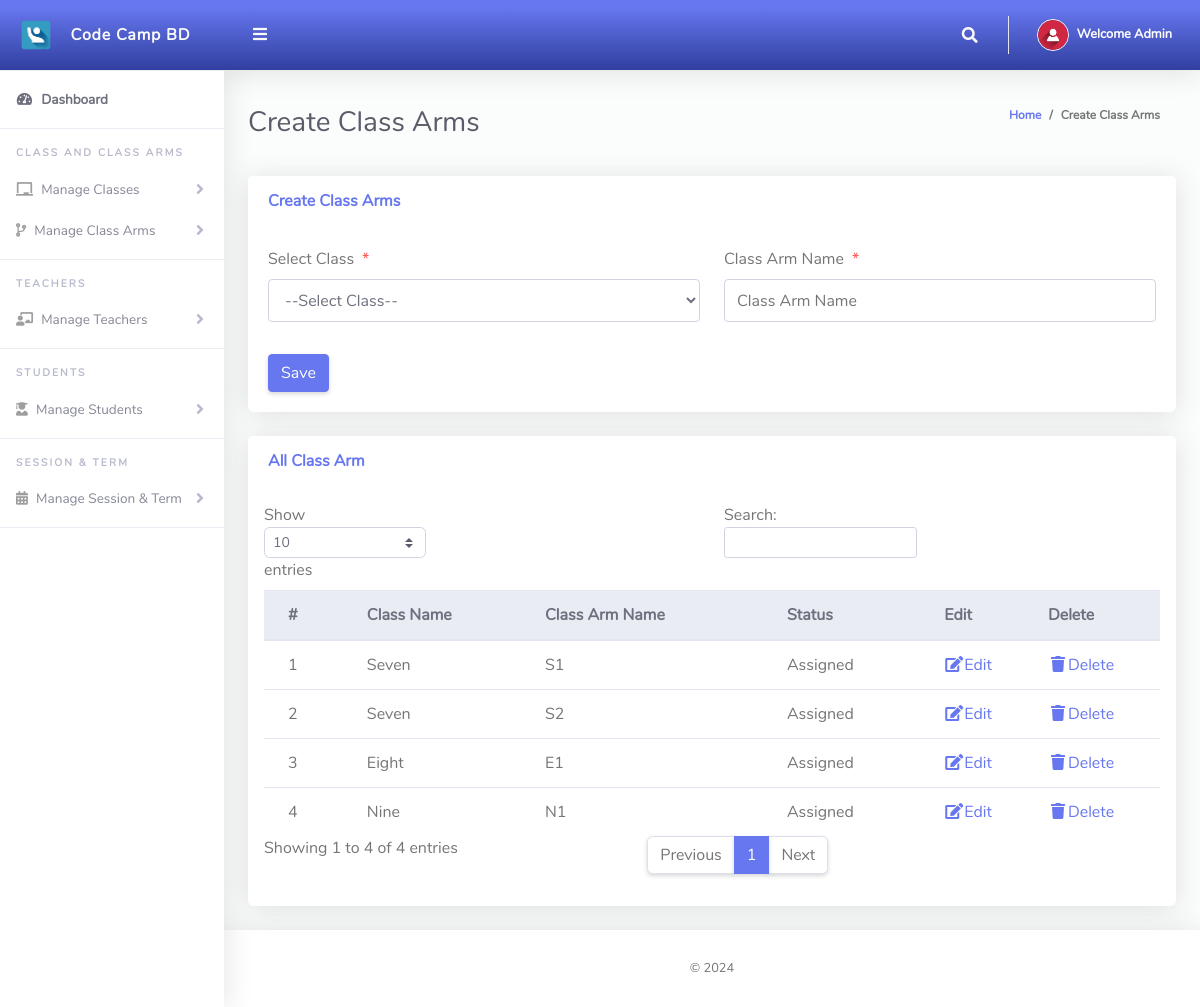
Before: /Admin/createClassArms.php (signed in) with the older database file.
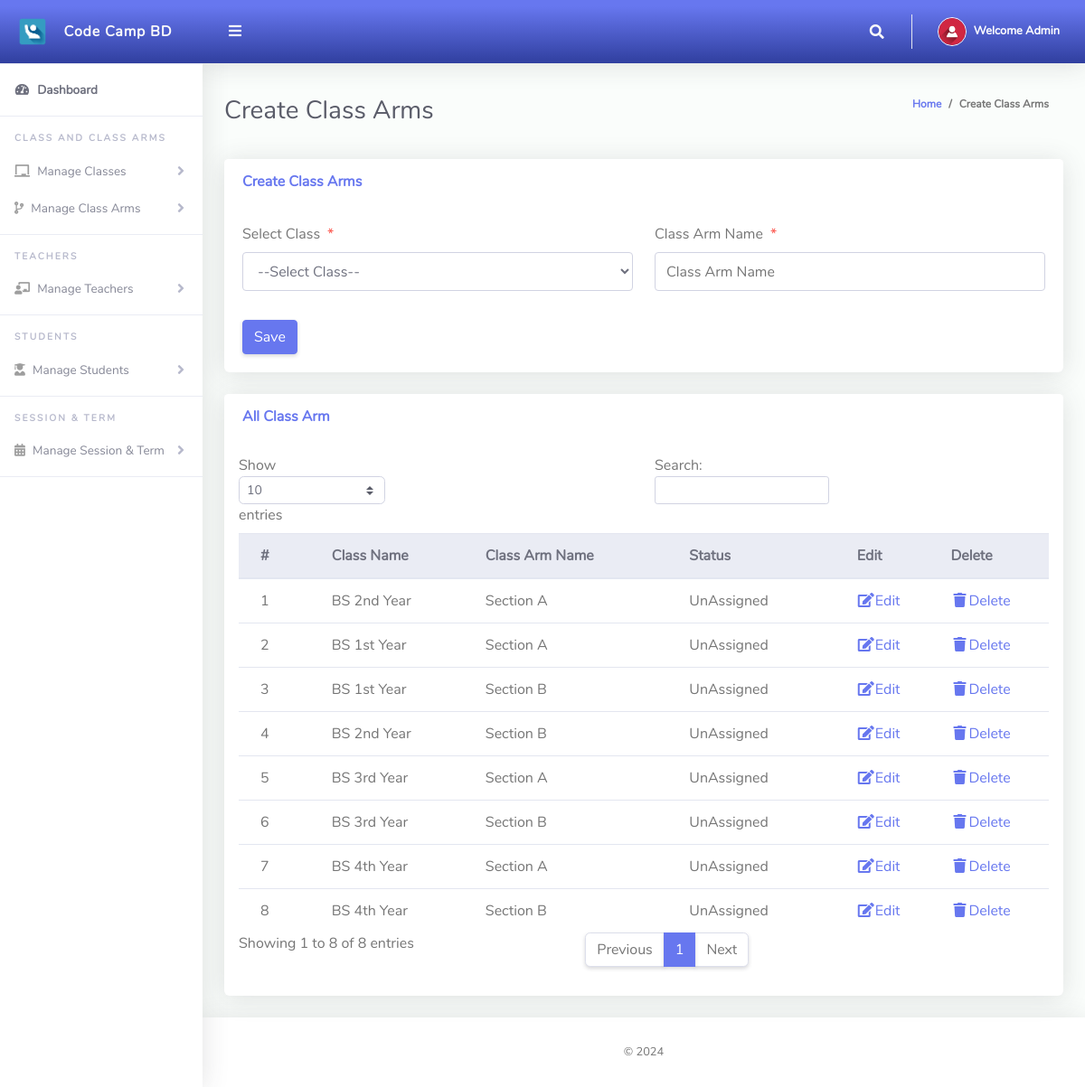
After: the same page with the newer database file.
### tables this page shows
CREATE TABLE `tblclassarms` (
  `Id` int(10) NOT NULL,
  `classId` varchar(10) NOT NULL,
  `classArmName` varchar(255) NOT NULL,
  `isAssigned` varchar(10) NOT NULL
);

CREATE TABLE `tblclass` (
  `Id` int(10) NOT NULL,
  `className` varchar(255) NOT NULL
);

### Admin/createClassArms.php (the view, shortened to what the changed rows need)
<?php
include '../Includes/dbcon.php';
?>
<!DOCTYPE html>
<html lang="en">
<head>
  <link href="../vendor/fontawesome-free/css/all.min.css" rel="stylesheet" type="text/css">
  <link href="../vendor/bootstrap/css/bootstrap.min.css" rel="stylesheet" type="text/css">
  <link href="css/ruang-admin.min.css" rel="stylesheet">
</head>
<body id="page-top">
  <div id="wrapper">
    <div id="content-wrapper" class="d-flex flex-column">
      <div id="content">
        <div class="container-fluid" id="container-wrapper">
          <div class="d-sm-flex align-items-center justify-content-between mb-4">
            <h1 class="h3 mb-0 text-gray-800">Create Class Arms</h1>
          </div>
          <div class="row">
            <div class="col-lg-12">
              <div class="row">
                <div class="col-lg-12">
                  <div class="card mb-4">
                    <div class="card-header py-3 d-flex flex-row align-items-center justify-content-between">
                      <h6 class="m-0 font-weight-bold text-primary">All Class Arm</h6>
                    </div>
                    <div class="table-responsive p-3">
                      <table class="table align-items-center table-flush table-hover" id="dataTableHover">
                        <thead class="thead-light">
                          <tr>
                            <th>#</th>
                            <th>Class Name</th>
                            <th>Class Arm Name</th>
                            <th>Status</th>
                            <th>Edit</th>
                            <th>Delete</th>
                          </tr>
                        </thead>
                        <tbody>
                          <?php
                          $query = "SELECT tblclassarms.Id,tblclassarms.isAssigned,tblclass.className,tblclassarms.classArmName
                      FROM tblclassarms
                      INNER JOIN tblclass ON tblclass.Id = tblclassarms.classId";
                          $rs = $conn->query($query);
                          $num = $rs->num_rows;
                          $sn = 0;
                          $status = "";
                          if ($num > 0) {
                            while ($rows = $rs->fetch_assoc()) {
                              if ($rows['isAssigned'] == '1') {
                                $status = "Assigned";
                              } else {
                                $status = "UnAssigned";
                              }
                              $sn = $sn + 1;
                              echo "
                              <tr>
                                <td>" . $sn . "</td>
                                <td>" . $rows['className'] . "</td>
                                <td>" . $rows['classArmName'] . "</td>
                                <td>" . $status . "</td>
                                <td><a href='?action=edit&Id=" . $rows['Id'] . "'><i class='fas fa-fw fa-edit'></i>Edit</a></td>
                                <td><a href='?action=delete&Id=" . $rows['Id'] . "'><i class='fas fa-fw fa-trash'></i>Delete</a></td>
                              </tr>";
                            }
                          } else {
                            echo
                            "<div class='alert alert-danger' role='alert'>
                            No Record Found!
                            </div>";
                          }
                          ?>
                        </tbody>
                      </table>
                    </div>
                  </div>
                </div>
              </div>
            </div>
          </div>
        </div>
      </div>
    </div>
</body>
</html>

Changed rows visible on the page:
removed tblclassarms: classId.className "Seven", classArmName "S1", isAssigned "Assigned"
no longer on this page (row unchanged): tblclassarms: classId.className "Eight", classArmName "E1", isAssigned "Assigned"
no longer on this page (row unchanged): tblclassarms: classId.className "Nine", classArmName "N1", isAssigned "Assigned"
added tblclassarms: classId.className "BS 2nd Year", classArmName "Section A", isAssigned "UnAssigned"
changed tblclassarms (number 2 of 8 on the later page): classId.className "Seven" → "BS 1st Year"; classArmName "S2" → "Section A"; isAssigned "Assigned" → "UnAssigned"
added tblclassarms: classId.className "BS 1st Year", classArmName "Section B", isAssigned "UnAssigned"
added tblclassarms: classId.className "BS 2nd Year", classArmName "Section B", isAssigned "UnAssigned"
added tblclassarms: classId.className "BS 3rd Year", classArmName "Section A", isAssigned "UnAssigned"
added tblclassarms: classId.className "BS 3rd Year", classArmName "Section B", isAssigned "UnAssigned"
added tblclassarms: classId.className "BS 4th Year", classArmName "Section A", isAssigned "UnAssigned"
added tblclassarms: classId.className "BS 4th Year", classArmName "Section B", isAssigned "UnAssigned"
Other visible differences:
text written by a page script: "Show entries Search: Showing 1 to 4 of 4 entries Previous 1 Next" → "Show entries Search: Showing 1 to 8 of 8 entries Previous 1 Next"
